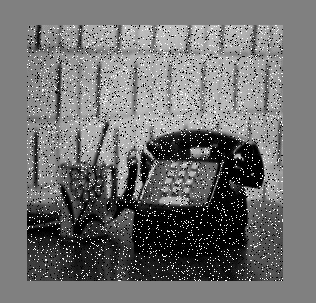
#> input picture cv/img1.png, 316 x 303 px
$ jupyter execute Bicubic_Interpolation.ipynb
#> lines starting #> are read from the running program, lines starting #| are printed output that depends on the picture; after the words box and inside, x2 and y2 are one past the last pixel; in counts of white or black regions, pixels touching at a corner belong together
#> further down, img is the input picture: shape (303, 316); min 0, max 255, mean 112.3
**Imports and Bicubic Kernel Definition**

[cell 1]
import numpy as np
import cv2
import matplotlib.pyplot as plt
import time

[cell 2]
image_files = ['img1.png', 'img2.tif', 'img3.tif']
scale_factor = 2

[cell 3]
def bicubic_kernel(x, a=-0.5):
    """Standard Catmull-Rom Cubic Spline Kernel."""
    x = abs(x)
    if x <= 1:
        return (a + 2) * (x**3) - (a + 3) * (x**2) + 1
    elif 1 < x < 2:
        return a * (x**3) - 5 * a * (x**2) + 8 * a * x - 4 * a
    return 0

**Bicubic Implementation with Padding**

[cell 4]
def bicubic_scratch(img, scale):
#> called with scale = 2
    h, w = img.shape[:2]
#> h = 303; w = 316
    new_h, new_w = int(h * scale), int(w * scale)
#> new_h = 606; new_w = 632

    # PADDING: Essential for 4x4 neighborhood logic at edges
    # We pad by 2 pixels on all sides
    padded = np.pad(img, ((2, 2), (2, 2)), mode='edge')
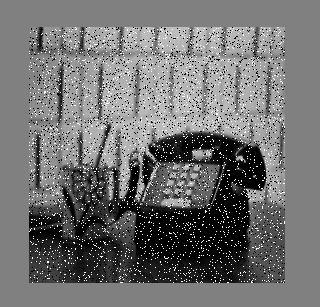
#> padded: shape (307, 320); min 0, max 255, mean 112.7
    output = np.zeros((new_h, new_w), dtype=np.uint8)

    row_ratio = h / new_h
#> row_ratio = 0.5
    col_ratio = w / new_w
#> col_ratio = 0.5

    for r in range(new_h):
        for c in range(new_w):
            # Source float coordinates
            src_r = r * row_ratio
            src_c = c * col_ratio

            # Floor coordinates
            r_int = int(np.floor(src_r))
            c_int = int(np.floor(src_c))

            # Fractional parts
            dr = src_r - r_int
            dc = src_c - c_int

            pixel_val = 0
            # 4x4 Neighborhood Loop
            for i in range(-1, 3):
                for j in range(-1, 3):
                    # Weight calculation using the kernel
                    weight = bicubic_kernel(i - dr) * bicubic_kernel(j - dc)
                    # Accessing padded image (index + 2 shift)
                    pixel_val += padded[r_int + i + 2, c_int + j + 2] * weight

            output[r, c] = np.clip(pixel_val, 0, 255)
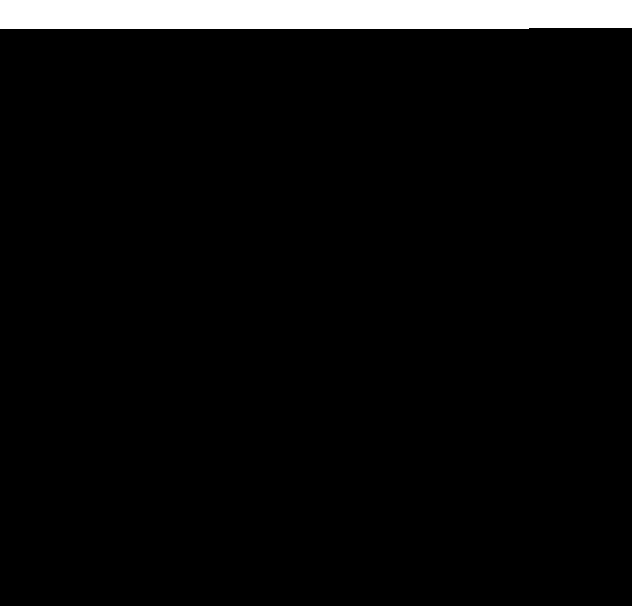
#> output: shape (606, 632); values 0 (black) and 128 (white), 4.8% white; 1 white region, box (x1, y1, x2, y2) and area: (0, 0, 632, 29) 18225

    return output

**Verification vs cv2.INTER_CUBIC**

[cell 5]
for file in image_files:
    img = cv2.imread(file, cv2.IMREAD_GRAYSCALE)
    if img is None: continue

    start = time.time()
    res_scratch = bicubic_scratch(img, scale_factor)
    duration = time.time() - start

    res_cv2 = cv2.resize(img, (img.shape[1]*scale_factor, img.shape[0]*scale_factor),
                         interpolation=cv2.INTER_CUBIC)

    mse = np.mean((res_scratch.astype(float) - res_cv2.astype(float))**2)

    plt.figure(figsize=(10, 4))
    plt.subplot(1, 2, 1); plt.imshow(res_scratch, cmap='gray'); plt.title(f'Scratch Bicubic: {file}')
    plt.subplot(1, 2, 2); plt.imshow(np.abs(res_scratch.astype(int) - res_cv2.astype(int)), cmap='hot')
    plt.title(f'Diff Map (MSE: {mse:.2f})')
    plt.show()

    print(f"File: {file} | Time: {duration:.4f}s | MSE: {mse:.4f}")
